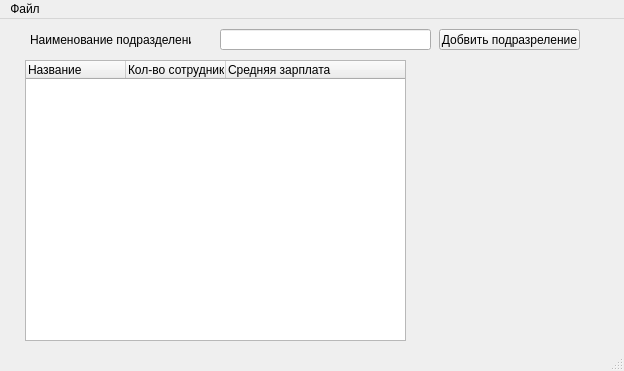
<?xml version="1.0" encoding="UTF-8"?>
<ui version="4.0">
 <class>MainWindow</class>
 <widget class="QMainWindow" name="MainWindow">
  <property name="geometry">
   <rect>
    <x>0</x>
    <y>0</y>
    <width>624</width>
    <height>371</height>
   </rect>
  </property>
  <property name="windowTitle">
   <string>MainWindow</string>
  </property>
  <widget class="QWidget" name="centralwidget">
   <widget class="QLabel" name="label">
    <property name="geometry">
     <rect>
      <x>30</x>
      <y>10</y>
      <width>161</width>
      <height>21</height>
     </rect>
    </property>
    <property name="text">
     <string>Наименование подразделения</string>
    </property>
   </widget>
   <widget class="QLineEdit" name="line_add_dep">
    <property name="geometry">
     <rect>
      <x>220</x>
      <y>10</y>
      <width>211</width>
      <height>21</height>
     </rect>
    </property>
   </widget>
   <widget class="QPushButton" name="but_add_dep">
    <property name="geometry">
     <rect>
      <x>439</x>
      <y>10</y>
      <width>141</width>
      <height>21</height>
     </rect>
    </property>
    <property name="text">
     <string>Добвить подразреление</string>
    </property>
   </widget>
   <widget class="QTreeWidget" name="treeWidget">
    <property name="geometry">
     <rect>
      <x>25</x>
      <y>41</y>
      <width>381</width>
      <height>281</height>
     </rect>
    </property>
    <property name="columnCount">
     <number>3</number>
    </property>
    <attribute name="headerVisible">
     <bool>true</bool>
    </attribute>
    <attribute name="headerCascadingSectionResizes">
     <bool>true</bool>
    </attribute>
    <attribute name="headerHighlightSections">
     <bool>false</bool>
    </attribute>
    <attribute name="headerShowSortIndicator" stdset="0">
     <bool>false</bool>
    </attribute>
    <column>
     <property name="text">
      <string notr="true">Название</string>
     </property>
    </column>
    <column>
     <property name="text">
      <string>Кол-во сотрудников</string>
     </property>
    </column>
    <column>
     <property name="text">
      <string>Средняя зарплата</string>
     </property>
    </column>
   </widget>
  </widget>
  <widget class="QMenuBar" name="menubar">
   <property name="geometry">
    <rect>
     <x>0</x>
     <y>0</y>
     <width>624</width>
     <height>20</height>
    </rect>
   </property>
   <widget class="QMenu" name="fileAct">
    <property name="title">
     <string>Файл</string>
    </property>
    <addaction name="openFile"/>
    <addaction name="createFile"/>
   </widget>
   <addaction name="fileAct"/>
  </widget>
  <widget class="QStatusBar" name="statusbar"/>
  <action name="openFile">
   <property name="text">
    <string>Открыть</string>
   </property>
  </action>
  <action name="createFile">
   <property name="text">
    <string>Создать</string>
   </property>
  </action>
 </widget>
 <resources/>
 <connections/>
</ui>
